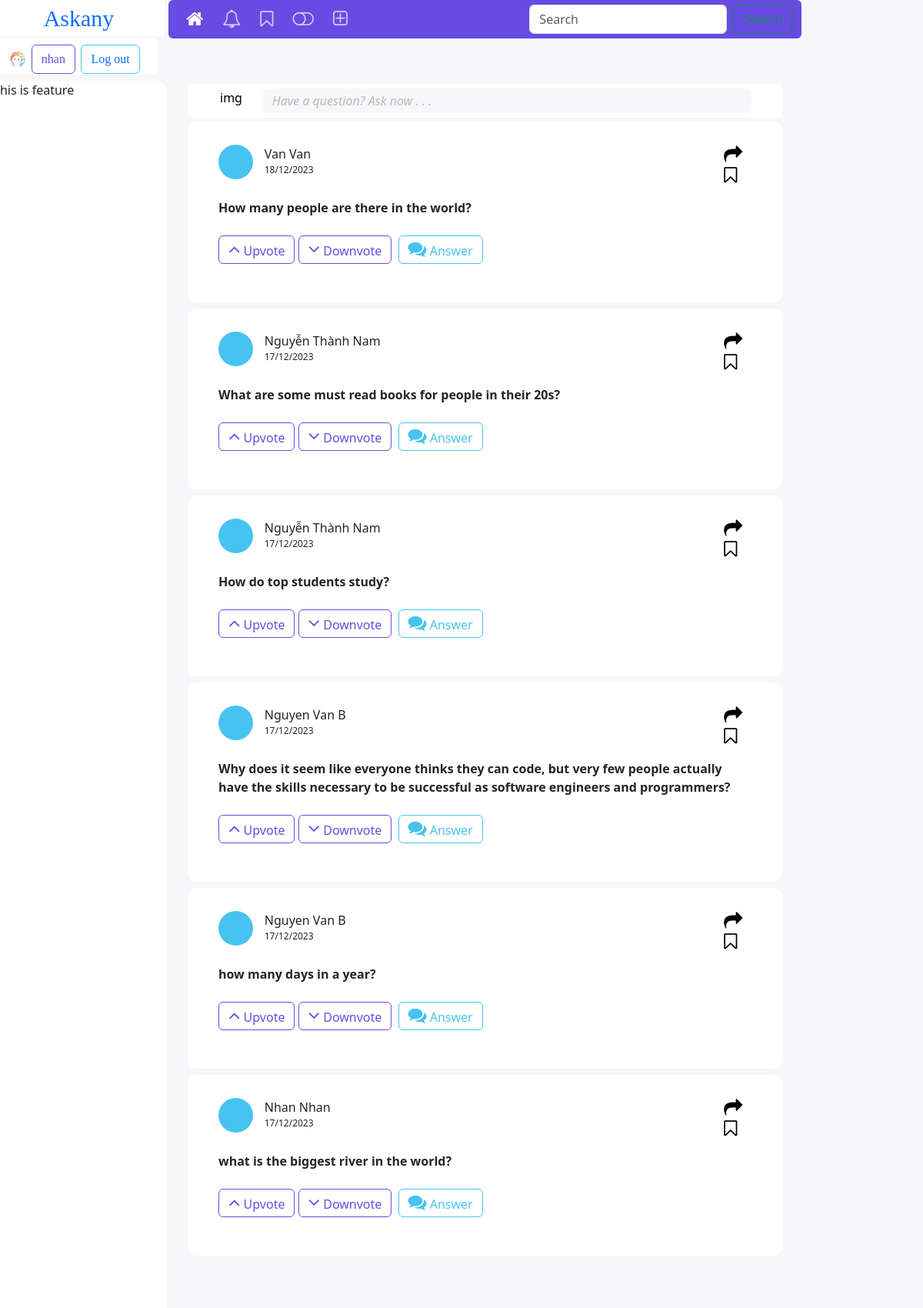
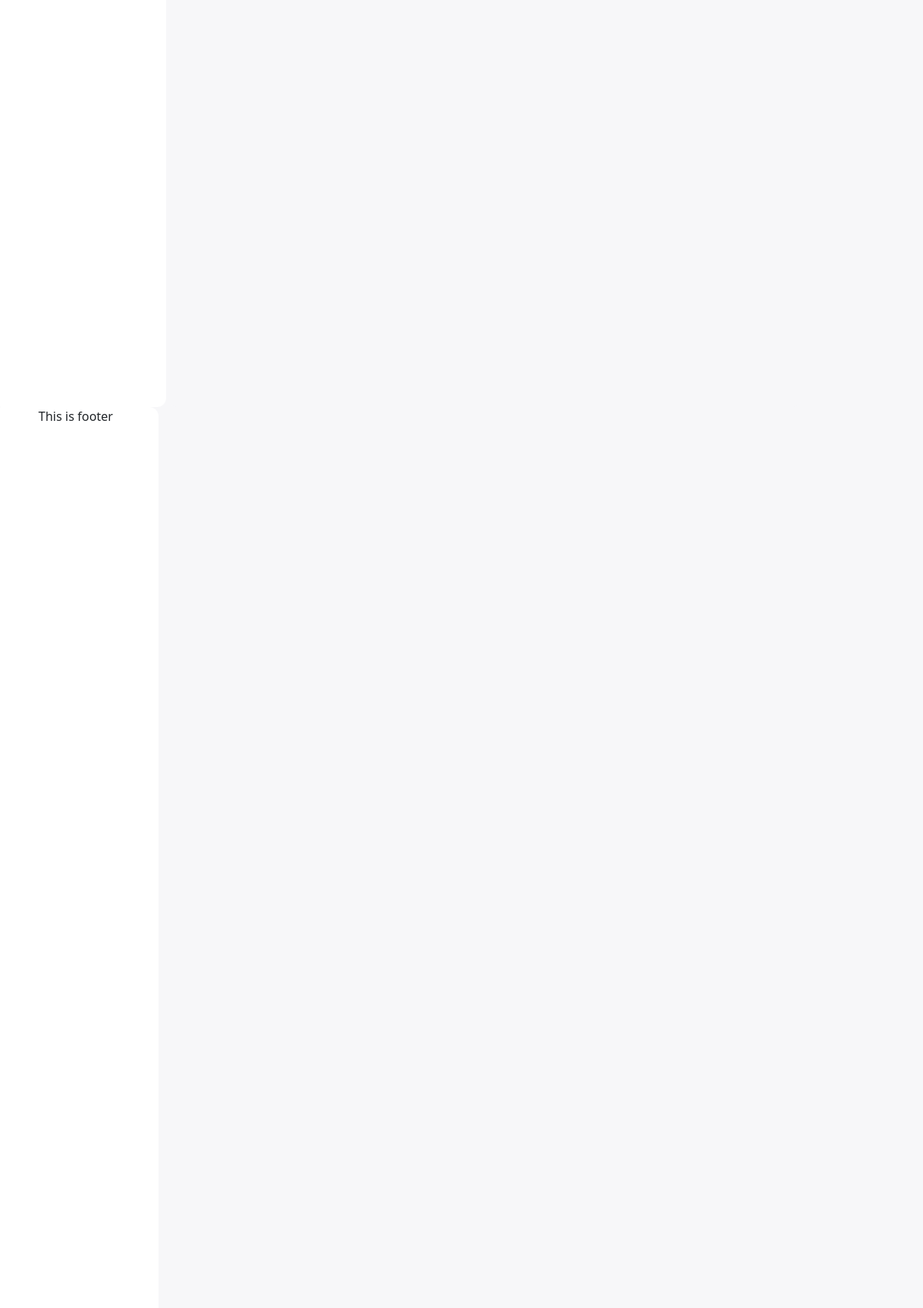
The page / (signed in, upper part) on the database its author committed (2 pictures, top to bottom).
### tables this page shows
CREATE TABLE `questions` (
  `id` int(11) NOT NULL,
  `content` text DEFAULT NULL,
  `type` char(50) DEFAULT NULL,
  `created_at` date DEFAULT NULL,
  `edited_at` date DEFAULT NULL,
  `author` char(20) NOT NULL,
  `upvote` int(11) DEFAULT 0,
  `downvote` int(11) DEFAULT 0
);

CREATE TABLE `users` (
  `id` int(11) NOT NULL,
  `username` varchar(255) NOT NULL,
  `firstname` varchar(255) DEFAULT NULL,
  `lastname` varchar(255) DEFAULT NULL,
  `password` varchar(255) DEFAULT NULL,
  `joined_at` varchar(255) DEFAULT NULL,
  `avatar` varchar(255) DEFAULT NULL
);

### modules/Template.php (called while the page is built, shortened)
<?php
class Template {
    public function View($view,$data=[] ) {
        extract($data);
        include(BASE_PATH."../view/$view.php");
    }
    public function Render($view,$data=[]) {
        extract($data);
        include(BASE_PATH."/view/blocks/$view.php");
        return ob_get_clean();
    }
}

### public/index.php (called while the page is built, shortened)
<?php
    $template=new Template();
    $questionModule=new Question();
    $questions=$questionModule->getAllQuestions();
    $userModule=new User();
    $data=[
        "title"=>"Home",
        "slot"=>"This is feature",
        "slot2"=>$template->Render("question",["questions"=>$questions,"userModule"=>$userModule])
    ];
    $template->View("home",$data);
    ?>

### modules/Question.php (called while the page is built, shortened)
<?php
class Question extends Database {
    public function getAllQuestions() {
        $sql=parent::$connection->prepare("select * from questions order by id desc");
        return parent::select($sql);
    }
}

### modules/Database.php (called while the page is built, shortened)
<?php
class Database {
    public function select($sql) {
        $sql->execute();
        $item=$sql->get_result()->fetch_all(MYSQLI_ASSOC);
        return $item;
    }
}

### modules/User.php (called while the page is built, shortened)
<?php
   class User extends Database
   {
       public function getUserByUsername($username)
       {
           try {
               $sql = parent::$connection->prepare("SELECT * FROM USERS WHERE username=?");
               $sql->bind_param("s", $username);
               $user = parent::select($sql);
               if (!empty($user)) {
                   return $user[0];
               }
           } catch (\Throwable $th) {
               echo ("Thất bại, có lỗi xảy ra trong Module/User/getUserByUsername: " . $th);
               return false;
           }
       }
   }
   ?>

### view/blocks/question.php (the view, shortened to what this page needs)
<div class="newQuestion">
  <div class="container">
    <div class="row">
      <div class="col-sm-1 avatarQuesion">img</div>
      <div class="col-sm-11 btn-bg-gray py-1" id="addQuestion" data-bs-toggle="modal" data-bs-target="#addQuestion">Have a question? Ask now . . .</div>
    </div>
  </div>
</div>
<?php foreach($questions as $question) { ?>
<div class="questionBlock mb-2">
  <div class="row infoQuestion mb-3">
    <div class="col-1">
      <div class="avatarQuestion"></div>
    </div>
    <div class="col-10">
      <div class="authorQuestion"><?php
      $user=$userModule->getUserByUsername($question["author"]);
      echo(ucwords($user["lastname"]." ".$user["firstname"]));
      ?></div>
      <div class="dateQuestion"><?php
      $date =date_create($question["created_at"]);
      echo(date_format($date,"d/m/Y")); ?></div>
    </div>
    <div class="col-1">
      <i class="fa fa-share text-none-color" aria-hidden="true"></i>
      <i class="fa fa-bookmark-o text-none-color" aria-hidden="true"></i>
    </div>
  </div>
  <div class="contentQuestion"> <b>
  <?php
    echo($question["content"]);
  ?>
  </b>
  </div>
  <div class="featureQuestion mt-4">
    <button class="btn btn-outline-purple py-1">
      <i class="fa fa-angle-up text-purple" aria-hidden="true"></i>
      Upvote</button>
    <button class="btn btn-outline-purple py-1">
      <i class="fa fa-angle-down text-purple " aria-hidden="true"></i>
      Downvote</button>
    <button class="btn btn-outline-blue mx-1 py-1" data-bs-toggle="modal" data-bs-target="#showAnswer">
      <i class="fa fa-comments text-blue" aria-hidden="true"></i>
      Answer</button>
  </div>
</div>
<?php } ?>

### view/home.php (shortened to what this page needs)
<!DOCTYPE html>
<html lang="en">
<head>
  <link href="https://cdn.jsdelivr.net/npm/bootstrap@5.3.2/dist/css/bootstrap.min.css" rel="stylesheet">
  <link rel="stylesheet" href="../public/styles/styles.css?v=<?php echo time(); ?>">
  <link rel="stylesheet" href="https://cdnjs.cloudflare.com/ajax/libs/font-awesome/4.7.0/css/font-awesome.min.css">
</head>
<body>
  <nav class="navbar navbar-expand-lg p-0 mb-2">
    <div class="container-fluid container-fluid-none">
      <div class="row row-none">
        <div class="col-sm-2">
          <div id="nav-logo">
            <a href="#" class="text-decoration-none">Askany</a>
          </div>
        </div>
        <div class="col-sm-9">
          <div class="container-fluid nav-edit d-flex">
            <div class="collapse navbar-collapse" id="navbarSupportedContent">
              <ul class="navbar-nav me-auto mb-2 mb-lg-0">
                <li class="nav-item icon-active">
                  <a class="nav-link" aria-current="page" href="../public/index.php"><i class="fa fa-home"></i></a>
                </li>
                <li class="nav-item">
                  <a class="nav-link" href="../public/notification.php"><i class="fa fa-bell-o" aria-hidden="true"></i>
                  </a>
                </li>
                <li class="nav-item">
                  <a class="nav-link" href="../public/bookmark.php"><i class="fa fa-bookmark-o" aria-hidden="true"></i>
                  </a>
                </li>
                <li class="nav-item">
                  <a class="nav-link" href="#"><i class="fa fa-toggle-off" aria-hidden="true"></i>
                  </a>
                </li>
                <li class="nav-item">
                  <a class="nav-link" href="#"><i class="fa fa-plus-square-o" aria-hidden="true" data-bs-toggle="modal" data-bs-target="#addQuestion"></i>
                  </a>
                </li>
              </ul>
              <form class="d-flex" role="search">
                <input class="form-control me-2" type="search" placeholder="Search" aria-label="Search">
                <button class="btn btn-outline-success" type="submit">Search</button>
              </form>
            </div>
          </div>
        </div>
        <div class="col-sm-1">
          <?php
          if (isset($_SESSION["username"])) {
          ?>
            <div id="nav-login">
              <img src="../public/avatar/<?php echo $_SESSION["avt"]; ?>" style="width: 20px; height: 20px; border-radius: 50%" alt="">
              <button type="button" class="btn btn-outline-purple" data-bs-toggle="modal" data-bs-target="">
                <?php
                echo $_SESSION["username"];
                ?>
              </button>
              <button type="button" class="btn btn-outline-blue" data-bs-toggle="modal" data-bs-target="">
                <a href="logout.php" style="text-decoration: none;">Log out</a>
              </button>
            </div>
          <?php
          }
          ?>
        </div>
      </div>
    </div>
  </nav>
  <div class="container-fluid container-fluid-none">
    <div class="row">
      <div class="col-2-sm leftBar">
        <?php
        if (!empty($slot)) {
          echo ($slot);
        }
        ?>
      </div>
      <div class="col-9-sm midContent overflow-auto" id="homePageContent">
        <?php
        if (!empty($slot2)) {
          echo ($slot2);
        }
        ?>
      </div>
      <div class="col-1-sm rightBar text-center">
        This is footer
      </div>
    </div>
  </div>
</body>
</html>

### public/styles/styles.css (style rules this page uses)
:root { --backgroundComponent: #fff; --purple: #684be2; --blue:#46C3F0; --backgroundBody: #f7f7f9; --contentWidth: 823px; --leftWidh:225px; --rightWidth:215px; --noneColor:#000; --textSmSize:12px ; --textNSize:15px ; --borderRad:12px; --halfBorderRad:6px; }
body { display: block; width: 99vw; background-color: var(--backgroundBody); }
.nav-edit { width: var(--contentWidth); height: 50px; border-radius: var(--halfBorderRad); box-sizing: border-box; background-color: var(--purple); color: var(--backgroundComponent); }
.col-sm-2,.col-sm-9, .col-sm-1 { padding:0 2px; margin: 0px; }
.row-none>* { width: auto; }
.fa { color: var(--backgroundComponent); }
i { font-size: 24px !important; }
.nav-item { margin-left:1 ; padding: 0px 6px; opacity: 70%; }
.icon-active { opacity: 100% !important; }
.container-fluid-none { padding: 0px; }
.navbar-expand-lg .navbar-nav .nav-link { padding-left: 5px; }
.text-purple { color: var(--purple) !important;; }
.text-blue { color:var(--blue); }
.text-none-color { color:var(--noneColor); }
#nav-logo { font-size: 30px ; font-family: serif; width: var(--leftWidh); text-align: center; padding: 1px; background-color: var(--backgroundComponent); border-radius: var(--halfBorderRad); }
#nav-login { font-size: 30px ; font-family: serif; color:var(--blue); width: var(--rightWidth); text-align: center; padding: 1px; background-color: var(--backgroundComponent); border-radius: var(--halfBorderRad); }
.btn-bg-gray { border-radius: 5px; background-color: var(--backgroundBody); color:rgba(0, 0, 0, 0.25); font-style: italic; }
.btn-outline-purple { background-color: var(--backgroundComponent); border: var(--purple) 1px solid; color: var(--purple) }
.btn-outline-blue { background-color: var(--backgroundComponent); border: var(--blue) 1px solid; color: var(--blue) }
.leftBar { width: var(--leftWidh); height:90vh; background: var(--backgroundComponent); border-radius: var(--borderRad); margin:0 3px; padding:0px; box-sizing: border-box; }
.midContent { width: var(--contentWidth); height:90vh; background: var(--backgroundBody); border-radius: var(--borderRad); padding:0px; box-sizing: border-box; }
.rightBar { width: var(--rightWidth); height:90vh; background: var(--backgroundComponent); border-radius: var(--borderRad); margin:0 3px; padding:0px; box-sizing: border-box; }
.questionBlock { background: var(--backgroundComponent); border-radius: var(--borderRad); padding: 30px 40px 50px 40px; margin: 5px 25px; }
.newQuestion { color:var(--noneColor); background: var(--backgroundComponent); border-radius: var(--halfBorderRad); padding: 6px 40px; margin: 4px 25px; }
.authorQuestion { font-weight: 400; }
.dateQuestion { font-size: var(--textSmSize); }
.avatarQuestion { background-color: var(--blue); border-radius: 50%; width: 45px; height: 45px; }

### rows shown on the page
questions: users.lastname+firstname "Van Van", created_at "18/12/2023", content "How many people are there in the world?"
questions: users.lastname+firstname "Nguyễn Thành Nam", created_at "17/12/2023", content "What are some must read books for people in their 20s?"
questions: users.lastname+firstname "Nguyễn Thành Nam", created_at "17/12/2023", content "How do top students study?"
questions: users.lastname+firstname "Nguyen Van B", created_at "17/12/2023", content "Why does it seem like everyone thinks they can code, but very few people actually have the skills necessary to be successful as software engineers and programmers?"
questions: users.lastname+firstname "Nguyen Van B", created_at "17/12/2023", content "how many days in a year?"
questions: users.lastname+firstname "Nhan Nhan", created_at "17/12/2023", content "what is the biggest river in the world?"

### other values the page prints
$_SESSION["username"] "nhan"
